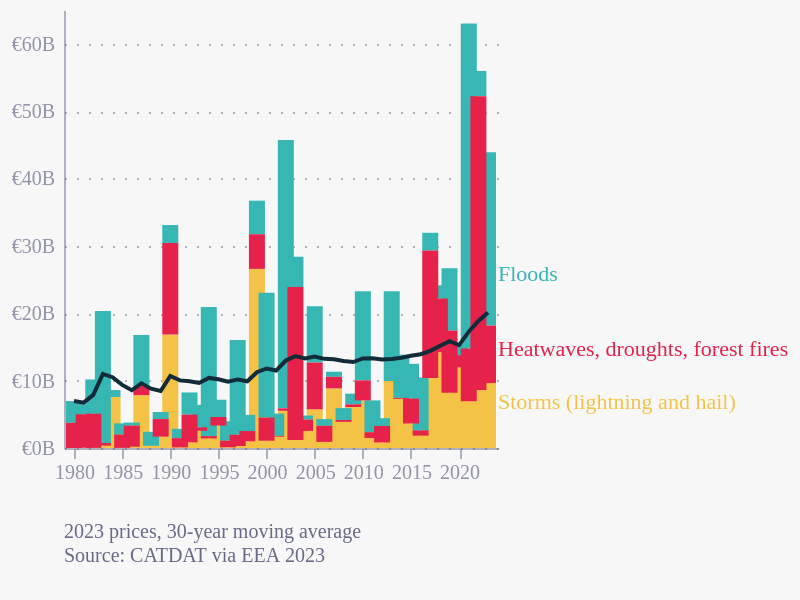

Write the Vega-Lite specification saved for this chart.
### Vega-Lite specification from a JSON file in a GitHub repository (floating-point values rounded to 4 significant figures; data arrays with more than 128 entries replaced by an {"elided": "..."} marker saying what was removed)
{"config": {"font": "Circular Std", "mark": {"line": {"interpolate": "monotone"}}, "view": {"stroke": "transparent", "width": 400, "height": 300}, "range": {"category": ["#36B7B4", "#E6224B", "#F4C245", "#0063AF", "#00A767", "#179FDB", "#EB5C2E"], "diverging": ["#E6224B", "#E54753", "#C9C9C9", "#179FDB", "#122B39"], "heatmap": ["#C9C9C9", "#179FDB", "#0063AF", "#122B39"], "ordinal": ["#00A767", "#36B7B4", "#179FDB", "#0063AF", "#243B5A"]}, "axisX": {"domainColor": "#676A86", "domainOpacity": 0.5, "grid": false, "labelAngle": 0, "labelColor": "#676A86", "labelOpacity": 0.7, "orient": "bottom", "tickColor": "#676A86", "tickCount": 10, "tickOpacity": 0.5, "title": false, "titleAlign": "center", "titleAnchor": "middle", "titleColor": "#676A86", "titleFontSize": 12, "titleOpacity": 0.8, "titleY": -15}, "axisY": {"domainColor": "#676A86", "domainOpacity": 0.5, "gridColor": "#676A86", "gridDash": [1, 5], "gridOpacity": 0.5, "labelColor": "#676A86", "labelOpacity": 0.7, "labelPadding": 5, "tickColor": "#676A86", "tickCount": 8, "tickOpacity": 0.5, "ticks": false, "titleAlign": "left", "titleAngle": 0, "titleBaseline": "bottom", "titleColor": "#676A86", "titleFontSize": 12, "titleOpacity": 0.8, "titleX": 0, "titleY": -7}}, "layer": [{"mark": {"type": "bar", "interpolate": "monotone", "width": 8}, "encoding": {"color": {"field": "Type", "legend": null, "type": "nominal"}, "x": {"field": "Year", "title": "", "type": "temporal"}, "y": {"axis": {"labelExpr": "'€' + format(datum.value,',') + 'B'"}, "field": "Value", "title": "", "type": "quantitative"}}, "title": {"text": " ", "frame": "group", "subtitleColor": "#676A86", "orient": "bottom", "subtitleFontSize": 10, "fontWeight": "lighter", "subtitle": ["2023 prices, 30-year moving average", "Source: CATDAT via EEA 2023", ""], "anchor": "start"}}, {"mark": {"type": "text", "align": "left", "dx": 5, "dy": {"expr": "datum.Type == 'Heatwaves, droughts, forest fires' ? -20 : datum.Type == 'Storms (lightning and hail)' ? 10:  0"}}, "encoding": {"color": {"field": "Type", "type": "nominal"}, "text": {"field": "Type", "type": "nominal"}, "x": {"aggregate": "max", "field": "Year", "type": "temporal"}, "y": {"aggregate": {"argmax": "Year"}, "field": "Value", "type": "quantitative"}}}, {"data": {"name": "data-d3379a2251f7e31ca2728e9cae0af1f3"}, "mark": {"type": "line", "color": "#122B39", "strokeWidth": 2}, "encoding": {"x": {"field": "Year", "title": "", "type": "temporal"}, "y": {"field": "rolling_mean", "title": "", "type": "quantitative"}}, "transform": [{"window": [{"op": "mean", "field": "Value", "as": "rolling_mean"}], "frame": [-29, 0]}]}], "background": "#f7f7f7", "data": {"name": "data-26b2e762cfc6df9f83030740569fe231"}, "height": 300, "width": "container", "$schema": "https://vega.github.io/schema/vega-lite/v5.17.0.json", "datasets": {"data-26b2e762cfc6df9f83030740569fe231": {"elided": "132 records"}, "data-d3379a2251f7e31ca2728e9cae0af1f3": [{"Year": "1980-01-01", "Value": 6.969}, {"Year": "1981-01-01", "Value": 6.489}, {"Year": "1982-01-01", "Value": 10.17}, {"Year": "1983-01-01", "Value": 20.33}, {"Year": "1984-01-01", "Value": 8.598}, {"Year": "1985-01-01", "Value": 3.655}, {"Year": "1986-01-01", "Value": 3.775}, {"Year": "1987-01-01", "Value": 16.77}, {"Year": "1988-01-01", "Value": 2.408}, {"Year": "1989-01-01", "Value": 5.345}, {"Year": "1990-01-01", "Value": 33.09}, {"Year": "1991-01-01", "Value": 2.844}, {"Year": "1992-01-01", "Value": 8.243}, {"Year": "1993-01-01", "Value": 6.393}, {"Year": "1994-01-01", "Value": 20.94}, {"Year": "1995-01-01", "Value": 7.166}, {"Year": "1996-01-01", "Value": 3.968}, {"Year": "1997-01-01", "Value": 16.02}, {"Year": "1998-01-01", "Value": 4.925}, {"Year": "1999-01-01", "Value": 36.7}, {"Year": "2000-01-01", "Value": 23.04}, {"Year": "2001-01-01", "Value": 5.105}, {"Year": "2002-01-01", "Value": 45.72}, {"Year": "2003-01-01", "Value": 28.38}, {"Year": "2004-01-01", "Value": 4.817}, {"Year": "2005-01-01", "Value": 21.05}, {"Year": "2006-01-01", "Value": 4.285}, {"Year": "2007-01-01", "Value": 11.33}, {"Year": "2008-01-01", "Value": 5.917}, {"Year": "2009-01-01", "Value": 8.065}, {"Year": "2010-01-01", "Value": 23.27}, {"Year": "2011-01-01", "Value": 7.069}, {"Year": "2012-01-01", "Value": 4.425}, {"Year": "2013-01-01", "Value": 23.27}, {"Year": "2014-01-01", "Value": 13.85}, {"Year": "2015-01-01", "Value": 12.5}, {"Year": "2016-01-01", "Value": 10.48}, {"Year": "2017-01-01", "Value": 31.94}, {"Year": "2018-01-01", "Value": 24.14}, {"Year": "2019-01-01", "Value": 26.66}, {"Year": "2020-01-01", "Value": 15.35}, {"Year": "2021-01-01", "Value": 62.98}, {"Year": "2022-01-01", "Value": 55.96}, {"Year": "2023-01-01", "Value": 43.88}]}, "autosize": {"type": "fit", "contains": "padding", "resize": false}}
